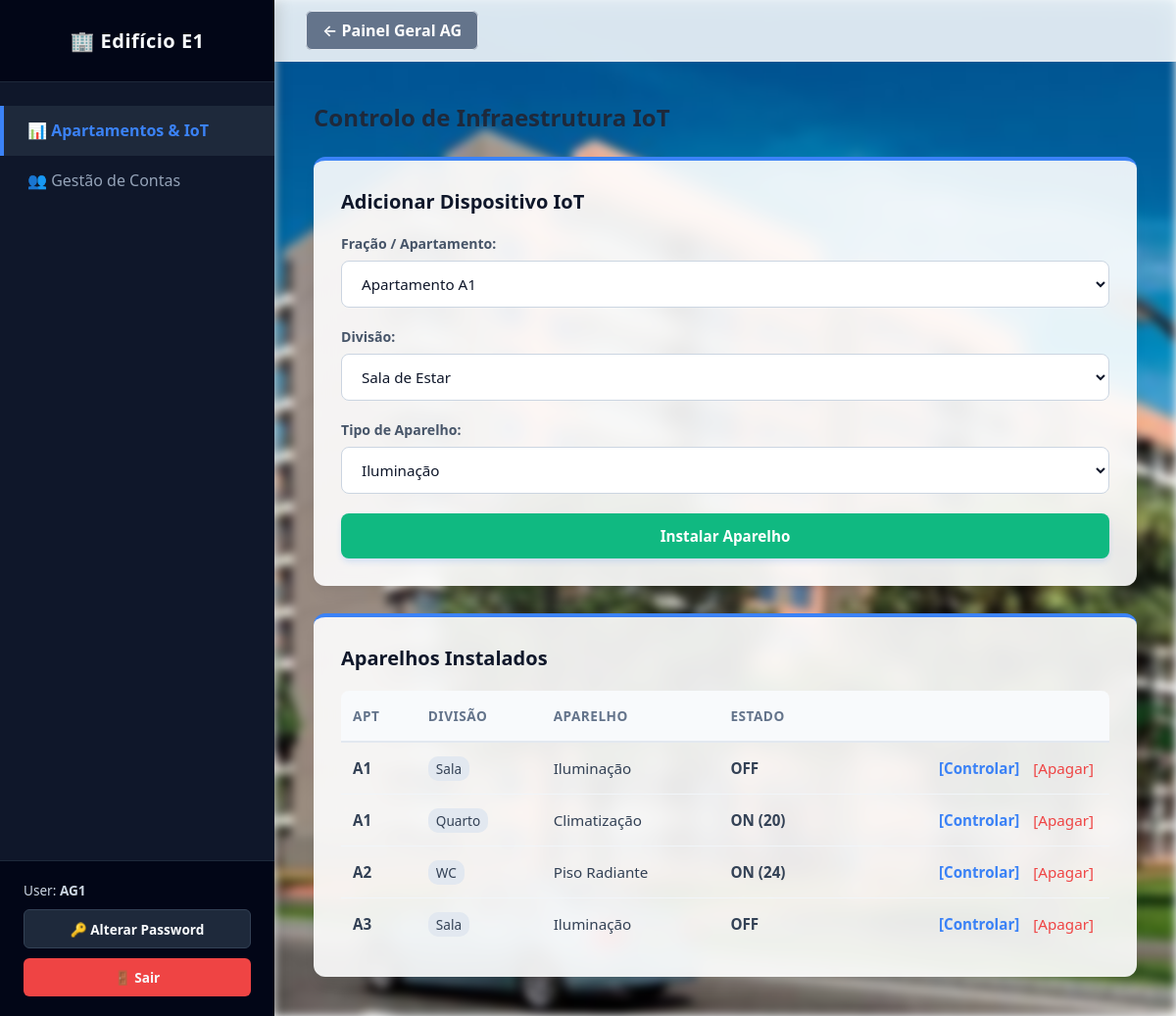
/dashboard_al.php (signed in), run on the app's committed database.
### tables this page shows
CREATE TABLE equipamentos_iot (
    id_equipamento INTEGER PRIMARY KEY AUTOINCREMENT,
    tipo TEXT NOT NULL,          -- 'Iluminação', 'Climatização', 'Estores', 'Forno', etc.
    estado TEXT DEFAULT 'OFF',   
    id_edificio TEXT NOT NULL,   
    id_apartamento TEXT NOT NULL,
    divisao TEXT NOT NULL        -- 'Sala', 'Cozinha', 'Quarto', 'WC'
);

### dashboard_al.php (the view, shortened to what this page needs)
<?php
$user_id = $_SESSION['user_id'];
$user_tipo = $_SESSION['user_tipo'];
$db = new SQLite3('database.db');
if ($user_tipo === 'AG') {
    $meu_edificio = isset($_GET['edificio']) ? strtoupper(trim($_GET['edificio'])) : 'E1';
} else {
    preg_match('/^(E\d+)/i', $user_id, $matches);
    $meu_edificio = isset($matches[1]) ? strtoupper($matches[1]) : 'E1';
}
$tab_ativa = isset($_GET['tab']) ? $_GET['tab'] : 'apartamentos';
$stmt_dispositivos = $db->prepare("SELECT * FROM equipamentos_iot WHERE id_edificio = :edificio ORDER BY id_apartamento ASC");
$stmt_dispositivos->bindValue(':edificio', $meu_edificio, SQLITE3_TEXT);
$dispositivos = $stmt_dispositivos->execute();
?>
<!DOCTYPE html>
<html lang="pt">
<head>
    <link rel="stylesheet" href="css/styles.css?v=1.1">
</head>
<body>
    <div class="app-wrapper">
        <aside class="sidebar">
            <div>
                <div class="sidebar-header">🏢 Edifício <?php echo $meu_edificio; ?></div>
                <ul class="sidebar-menu">
                    <li class="sidebar-item <?php echo ($tab_ativa === 'apartamentos') ? 'active' : ''; ?>">
                        <a href="dashboard_al.php?edificio=<?php echo $meu_edificio; ?>&tab=apartamentos">📊 Apartamentos & IoT</a>
                    </li>
                    <li class="sidebar-item <?php echo ($tab_ativa === 'contas') ? 'active' : ''; ?>">
                        <a href="dashboard_al.php?edificio=<?php echo $meu_edificio; ?>&tab=contas">👥 Gestão de Contas</a>
                    </li>
                </ul>
            </div>
            <div class="sidebar-footer">
                <div>User: <strong><?php echo $user_id; ?></strong></div>
                <a href="alterar_password.php" class="btn-sidebar-action">🔑 Alterar Password</a>
                <a href="index.html" class="btn-sidebar-action btn-sidebar-logout">🚪 Sair</a>
            </div>
        </aside>
        <div class="main-content">
            <header class="top-bar">
                <div>
                    <?php if ($user_tipo === 'AG'): ?>
                        <a href="dashboard_ag.php" class="btn-action" style="background:#64748b; color:white; text-decoration:none;">← Painel Geral AG</a>
                    <?php else: ?>
                        <span style="color:#64748b; font-weight:500;">Gestão Inteligente Local</span>
                    <?php endif; ?>
                </div>
            </header>
            <main class="container">
                <?php if ($tab_ativa === 'apartamentos'): ?>
                    <h2>Controlo de Infraestrutura IoT</h2>
                    <div class="grid-layout">
                        <div class="card" style="flex: 1 1 350px;">
                            <h3 class="card-title">Adicionar Dispositivo IoT</h3>
                            <form method="POST" action="dashboard_al.php?edificio=<?php echo $meu_edificio; ?>&tab=apartamentos">
                                <div class="form-group">
                                    <label>Fração / Apartamento:</label>
                                    <select name="iot_apt">
                                        <?php for($i=1; $i<=10; $i++) echo "<option value='A$i'>Apartamento A$i</option>"; ?>
                                    </select>
                                </div>
                                <div class="form-group">
                                    <label>Divisão:</label>
                                    <select id="iot_divisao" name="iot_divisao" onchange="atualizarAparelhos()">
                                        <option value="Sala">Sala de Estar</option>
                                    </select>
                                </div>
                                <div class="form-group">
                                    <label>Tipo de Aparelho:</label>
                                    <select id="iot_tipo" name="iot_tipo"></select>
                                </div>
                                <button type="submit" name="add_iot" class="btn-submit" style="background:#10b981;">Instalar Aparelho</button>
                            </form>
                        </div>
                        <div class="card" style="flex: 1 1 600px;">
                            <h3 class="card-title">Aparelhos Instalados</h3>
                            <div class="table-responsive">
                                <table>
                                    <thead><tr><th>Apt</th><th>Divisão</th><th>Aparelho</th><th>Estado</th><th></th></tr></thead>
                                    <tbody>
                                        <?php while($row = $dispositivos->fetchArray(SQLITE3_ASSOC)): ?>
                                            <tr>
                                                <td><strong><?php echo $row['id_apartamento']; ?></strong></td>
                                                <td><span style="background:#e2e8f0; padding:3px 8px; border-radius:10px; font-size:0.85rem;"><?php echo $row['divisao']; ?></span></td>
                                                <td><?php echo $row['tipo']; ?></td>
                                                <td><strong><?php echo $row['estado']; ?></strong></td>
                                                <td>
                                                    <a href="dashboard_clt.php?simular_apt=<?php echo $row['id_apartamento']; ?>&simular_edf=<?php echo $meu_edificio; ?>" style="color:#3b82f6; text-decoration:none; font-weight:bold; margin-right:10px;">[Controlar]</a>
                                                    <a href="dashboard_al.php?edificio=<?php echo $meu_edificio; ?>&tab=apartamentos&eliminar_iot=<?php echo $row['id_equipamento']; ?>" onclick="return confirm('Eliminar dispositivo?')" style="color:#ef4444; text-decoration:none;">[Apagar]</a>
                                                </td>
                                            </tr>
                                        <?php endwhile; ?>
                                    </tbody>
                                </table>
                            </div>
                        </div>
                    </div>
                <?php endif; ?>
            </main>
        </div>
    </div>
</body>
</html>

### data on the page
equipamentos_iot: id_apartamento "A1", divisao "Sala", tipo "Iluminação", estado "OFF"
equipamentos_iot: id_apartamento "A1", divisao "Quarto", tipo "Climatização", estado "ON (20)"
equipamentos_iot: id_apartamento "A2", divisao "WC", tipo "Piso Radiante", estado "ON (24)"
equipamentos_iot: id_apartamento "A3", divisao "Sala", tipo "Iluminação", estado "OFF"

### other printed values
$meu_edificio "E1"
$user_id "AG1"
